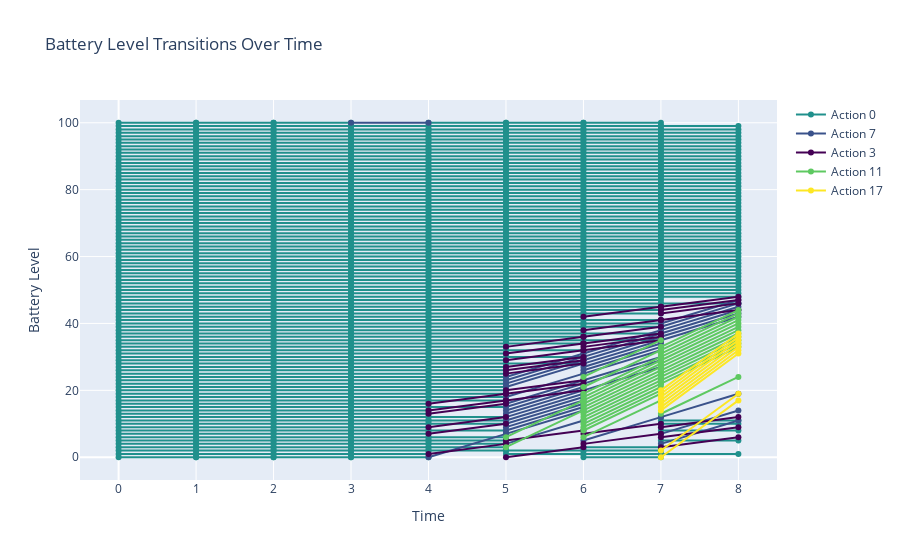

Source (notebook cell):
### Code cell
parallel_coordinates_plot(QLEARN_q_table, actions, max_time, max_level)
